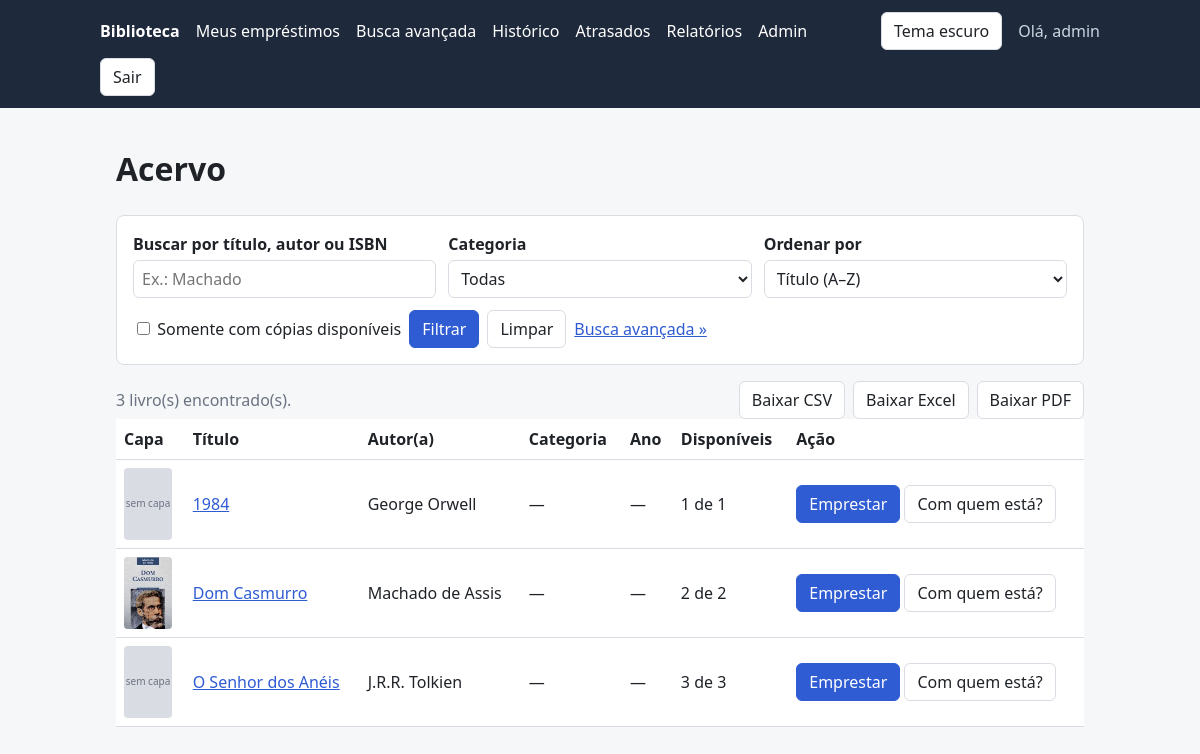
The app's page / (signed in) with its own data.
### catalog/models.py (models this page shows, shortened)
class Book(models.Model):
    title = models.CharField("Título", max_length=255)  # texto curto, até 255 caracteres
    author = models.CharField("Autor(a)", max_length=255)
    isbn = models.CharField("ISBN", max_length=13, unique=True)  # unique: o banco não aceita ISBN repetido
    copies_total = models.PositiveIntegerField("Cópias totais", default=1)  # inteiro >= 0; vale 1 se ninguém informar
    image = models.ImageField("Capa", upload_to="book_covers/", blank=True, null=True)
    category = models.ForeignKey(
        Category,
        on_delete=models.SET_NULL,
        null=True,
        blank=True,
        related_name="books",  # permite fazer categoria.books.all()
        verbose_name="Categoria",
    )
    language = models.CharField("Idioma", max_length=50, blank=True)
    publisher = models.CharField("Editora", max_length=150, blank=True)
    edition_year = models.PositiveSmallIntegerField("Ano de edição", null=True, blank=True)
    created_at = models.DateTimeField("Cadastrado em", auto_now_add=True)  # preenchido sozinho na criação
    class Meta:
        ordering = ["title"]  # ordem padrão das consultas: alfabética pelo título
        verbose_name = "Livro"  # nome no singular, usado pelo Admin
        verbose_name_plural = "Livros"  # nome no plural, usado pelo Admin

### catalog/views.py (the view)
# urls.py: path("", views.book_list, name="book_list"),
@login_required
def book_list(request):
    books = filter_books(request.GET)
    used = {key: request.GET[key] for key in SEARCH_FIELDS if request.GET.get(key)}
    if used and "page" not in request.GET:
        params = request.GET.dict()  # todos os parâmetros da URL como dicionário comum
        SearchQuery.objects.create(user=request.user, q=used.get("q", ""), params=params)
    paginator = Paginator(books, BOOKS_PER_PAGE)
    page_obj = paginator.get_page(request.GET.get("page"))
    context = {
        "page_obj": page_obj,
        "params": request.GET,  # para os campos do formulário "lembrarem" o que foi digitado
        **filter_choices(),  # espalha categories, languages e order_options no contexto
    }
    return render(request, "catalog/book_list.html", context)

### catalog/views.py (called while the page is built)
def filter_choices():
    return {
        "categories": Category.objects.all(),
        "languages": Book.objects.exclude(language="")
        .values_list("language", flat=True)
        .distinct()
        .order_by("language"),
        "order_options": [(key, label) for key, (label, _) in ORDER_OPTIONS.items()],
    }

### templates/catalog/book_list.html (shortened to what this page needs)
{% extends "base.html" %}
{% block content %}
  <h1>Acervo</h1>
  <form class="card" method="get">
    <div class="form-grid">
      <div>
        <label for="q">Buscar por título, autor ou ISBN</label>
        <input id="q" type="text" name="q" value="{{ params.q }}" placeholder="Ex.: Machado"
               list="suggestions" autocomplete="off">
      </div>
      <div>
        <label for="categoria">Categoria</label>
        <select id="categoria" name="categoria">
          <option value="">Todas</option>
        </select>
      </div>
      <div>
        <label for="ordenar">Ordenar por</label>
        <select id="ordenar" name="ordenar">
          {% for value, label in order_options %}
            <option value="{{ value }}" {% if params.ordenar == value %}selected{% endif %}>{{ label }}</option>
          {% endfor %}
        </select>
      </div>
    </div>
    <div class="actions">
      <label>
        <input type="checkbox" name="disponivel" value="1" {% if params.disponivel == "1" %}checked{% endif %}>
        Somente com cópias disponíveis
      </label>
      <button class="btn btn-primary" type="submit">Filtrar</button>
      <a class="btn" href="{% url 'catalog:book_list' %}">Limpar</a>
      <a href="{% url 'catalog:advanced_search' %}">Busca avançada »</a>
    </div>
  </form>
  <div class="actions">
    <span class="muted">{{ page_obj.paginator.count }} livro(s) encontrado(s).</span>
    <a class="btn" href="{% url 'catalog:export_books' 'csv' %}?{{ request.GET.urlencode }}">Baixar CSV</a>
    <a class="btn" href="{% url 'catalog:export_books' 'xlsx' %}?{{ request.GET.urlencode }}">Baixar Excel</a>
    <a class="btn" href="{% url 'catalog:export_books' 'pdf' %}?{{ request.GET.urlencode }}">Baixar PDF</a>
  </div>
  {% if page_obj %}
    <div class="table-wrap">
      <table>
        <thead>
          <tr>
            <th>Capa</th>
            <th>Título</th>
            <th>Autor(a)</th>
            <th>Categoria</th>
            <th>Ano</th>
            <th>Disponíveis</th>
            <th>Ação</th>
          </tr>
        </thead>
        <tbody>
          {% for book in page_obj %}
            <tr>
              <td>
                {% if book.image %}
                  <img class="cover" src="{{ book.image.url }}" alt="Capa de {{ book.title }}">
                {% else %}
                  <div class="cover">sem capa</div>
                {% endif %}
              </td>
              <td><a href="{% url 'catalog:book_detail' book.id %}">{{ book.title }}</a>{% if book.language and book.language != "Português" %} <span class="muted">({{ book.language }})</span>{% endif %}</td>
              <td>{{ book.author }}</td>
              <td>{{ book.category.name|default:"—" }}</td>
              <td>{{ book.edition_year|default:"—" }}</td>
              <td>{{ book.available }} de {{ book.copies_total }}</td>
              <td>
                {% if book.available > 0 %}
                  <form class="inline" method="post" action="{% url 'catalog:borrow_book' book.id %}">
                    <button class="btn btn-primary" type="submit">Emprestar</button>
                  </form>
                {% else %}
                  <button class="btn" disabled>Indisponível</button>
                {% endif %}
                {% if user.is_staff %}
                  <a class="btn" href="{% url 'catalog:book_borrowers' book.id %}">Com quem está?</a>
                {% endif %}
              </td>
            </tr>
          {% endfor %}
        </tbody>
      </table>
    </div>
  {% else %}
    <p class="muted">Nenhum livro encontrado.</p>
  {% endif %}
{% endblock %}

### templates/base.html (shortened to what this page needs)
{% load static %}
<!DOCTYPE html>
<html lang="pt-br">
<head>
  <link rel="stylesheet" href="{% static 'css/style.css' %}">
</head>
<body>
  <header>
    <nav>
      <a href="{% url 'catalog:book_list' %}"><strong>Biblioteca</strong></a>
      {% if user.is_authenticated %}
        <a href="{% url 'catalog:my_loans' %}">Meus empréstimos</a>
        <a href="{% url 'catalog:advanced_search' %}">Busca avançada</a>
        <a href="{% url 'catalog:search_history' %}">Histórico</a>
        {% if user.is_staff %}
          <a href="{% url 'catalog:overdue_loans' %}">Atrasados</a>
          <a href="{% url 'catalog:reports_index' %}">Relatórios</a>
          <a href="{% url 'admin:index' %}">Admin</a>
        {% endif %}
      {% endif %}
      <button id="theme-toggle" class="btn" type="button">Tema escuro</button>
      {% if user.is_authenticated %}
        <span class="user">Olá, {{ user.username }}</span>
        <form class="inline" method="post" action="{% url 'logout' %}">
          <button class="btn" type="submit">Sair</button>
        </form>
      {% else %}
        <a href="{% url 'login' %}">Entrar</a>
      {% endif %}
    </nav>
  </header>
  <main>
    {% block content %}{% endblock %}
  </main>
</body>
</html>

### static/css/style.css (style rules this page uses)
:root { --bg: #f6f7f9; --card: #ffffff; --text: #1f2328; --muted: #6b7280; --border: #d9dde3; --primary: #2f5bd3; --header: #1e293b; --danger: #b42318; --success: #067647; --warning: #b54708; }
* { box-sizing: border-box; }
body { margin: 0; font-family: system-ui, Arial, sans-serif; background: var(--bg); color: var(--text); line-height: 1.5; }
a { color: var(--primary); }
header { background: var(--header); padding: 12px 16px; }
nav { max-width: 1000px; margin: 0 auto; display: flex; flex-wrap: wrap; gap: 8px 16px; align-items: center; }
nav a { color: #fff; text-decoration: none; }
nav .user { color: #cbd5e1; }
main { max-width: 1000px; margin: 0 auto; padding: 16px; }
.card { background: var(--card); border: 1px solid var(--border); border-radius: 8px; padding: 16px; margin-bottom: 16px; }
.muted { color: var(--muted); }
.btn { display: inline-block; padding: 6px 12px; border: 1px solid var(--border); border-radius: 6px; background: var(--card); color: var(--text); cursor: pointer; font: inherit; text-decoration: none; }
.btn-primary { background: var(--primary); border-color: var(--primary); color: #fff; }
form.inline { display: inline; }
table { width: 100%; border-collapse: collapse; background: var(--card); }
th, td { padding: 8px; border-bottom: 1px solid var(--border); text-align: left; vertical-align: middle; }
.table-wrap { overflow-x: auto; }
.cover { width: 48px; height: 72px; object-fit: cover; border-radius: 4px; background: var(--border); display: flex; align-items: center; justify-content: center; font-size: 10px; color: var(--muted); text-align: center; }
input, select, textarea { font: inherit; padding: 6px 8px; border: 1px solid var(--border); border-radius: 6px; background: var(--card); color: var(--text); }
.form-grid { display: grid; gap: 12px; grid-template-columns: repeat(auto-fit, minmax(200px, 1fr)); }
.form-grid label { display: block; font-weight: 600; margin-bottom: 4px; }
.form-grid input, .form-grid select { width: 100%; }
.actions { display: flex; flex-wrap: wrap; gap: 8px; align-items: center; margin-top: 12px; }

### records on screen
Book: image "sem capa", title "1984", author "George Orwell", category.name "—", edition_year "—", available "1", copies_total "1", shows "Emprestar"
Book: image (picture), title "Dom Casmurro", author "Machado de Assis", category.name "—", edition_year "—", available "2", copies_total "2", shows "Emprestar"
Book: image "sem capa", title "O Senhor dos Anéis", author "J.R.R. Tolkien", category.name "—", edition_year "—", available "3", copies_total "3", shows "Emprestar"

### other values on screen
{{ user.username }} "admin"
{{ page_obj.paginator.count }} "3"
form field ordenar "Título (A–Z)"
